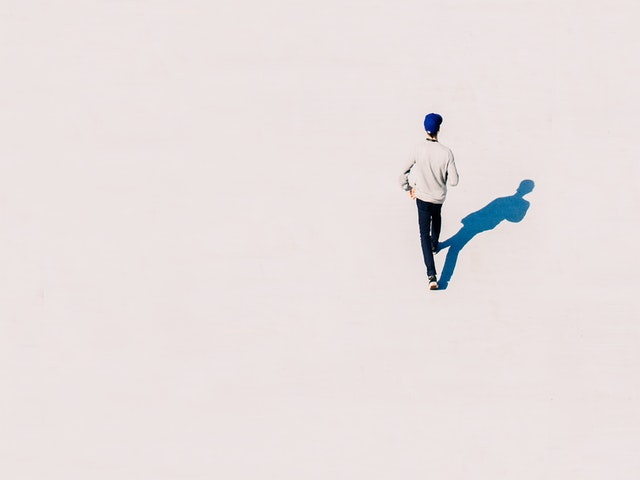
#> input picture python_opencv_project/14_15_16_17_18_OpenCV_uygulamalar/test_images/body.jpg, 640 x 480 px, given in place of the camera
$ python 4_renk_ile_nesne_tespiti.py   (older library calls are emulated)
#> lines starting #> are read from the running program, lines starting #| are printed output that depends on the picture; after the words box and inside, x2 and y2 are one past the last pixel; in counts of white or black regions, pixels touching at a corner belong together
import cv2
import numpy as np
from collections import deque

# nesne merkezini depolayacak veri tipi
buffer_size = 16
pts = deque(maxlen = buffer_size)

# mavi renk aralığı HSV
blueLower = (84,  98,  0)
blueUpper = (179, 255, 255)

# kamera
cap = cv2.VideoCapture(0)
cap.set(3,960)
cap.set(4,480)

while True:

    success, imgOriginal = cap.read()
#> imgOriginal is the input picture: shape (480, 640, 3); mean B, G, R 224.1, 225, 232.8

    if success:

        # blur
        blurred = cv2.GaussianBlur(imgOriginal, (11,11), 0)

        # hsv
        hsv = cv2.cvtColor(blurred, cv2.COLOR_BGR2HSV)
#> hsv: shape (480, 640, 3); mean H, S, V 16, 13.3, 234
        cv2.imshow("HSV Image",hsv)

        # mavi için maske oluştur
        mask = cv2.inRange(hsv, blueLower, blueUpper)
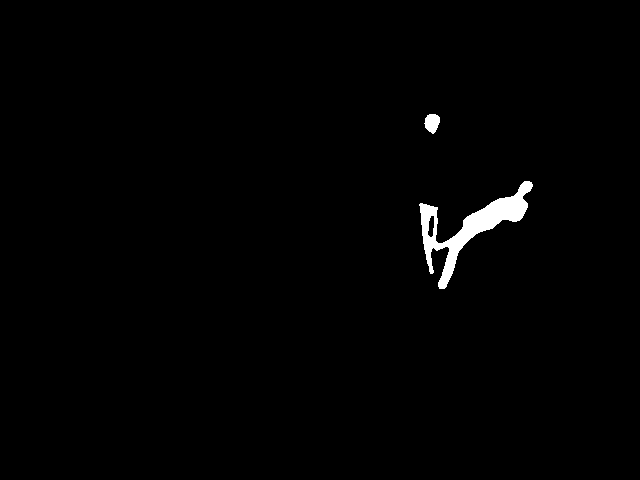
#> mask: shape (480, 640); 1.1% white; 2 white regions, box (x1, y1, x2, y2) and area: (419, 181, 533, 289) 3093, (424, 114, 440, 134) 229
        cv2.imshow("mask Image",mask)
        # maskenin etrafında kalan gürültüleri sil
        mask = cv2.erode(mask, None, iterations = 2)
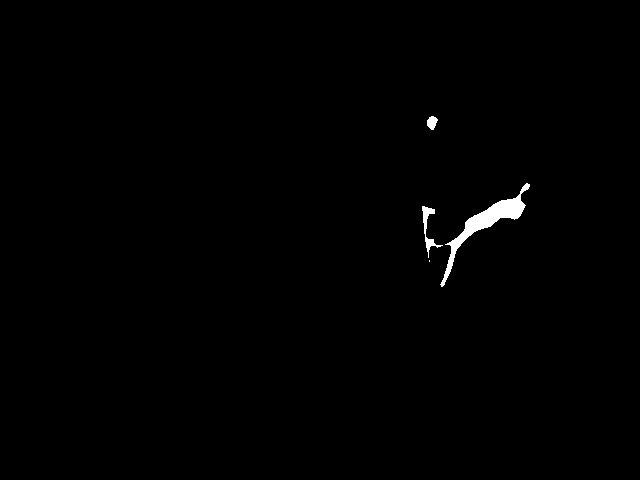
#> mask: shape (480, 640); 0.61% white; 4 white regions (1 under 20 px), largest, box (x1, y1, x2, y2) and area: (440, 183, 530, 287) 1490, (422, 206, 443, 258) 262, (427, 116, 438, 130) 106
        mask = cv2.dilate(mask, None, iterations = 2)
#> mask: shape (480, 640); 1% white; 2 white regions
        cv2.imshow("Mask + erozyon ve genisleme",mask)

        # farklı sürüm için
        # (_, contours,_) = cv2.findContours(mask.copy(), cv2.RETR_EXTERNAL, cv2.CHAIN_APPROX_SIMPLE)

        # kontur
        (contours,_) = cv2.findContours(mask.copy(), cv2.RETR_EXTERNAL, cv2.CHAIN_APPROX_SIMPLE)
#> contours = 2 contours; box (x1, y1, x2, y2) and area: (420, 181, 532, 289) 2738, (425, 114, 440, 132) 197
        center = None

        if len(contours) > 0:

            # en buyuk konturu al
            c = max(contours, key = cv2.contourArea)
#> c = contour of 209 points, box (x1, y1, x2, y2) (420, 181, 532, 289), area 2738

            # dikdörtgene çevir
            rect = cv2.minAreaRect(c)
#> rect = ((481.7, 235), (119.1, 87.2), -12.47)

            ((x,y), (width,height), rotation) = rect
#> x = 481.7; y = 235; width = 119.1; height = 87.2; rotation = -12.47

            s = "x: {}, y: {}, width: {}, height: {}, rotation: {}".format(np.round(x),np.round(y),np.round(width),np.round(height),np.round(rotation))
            print(s)
#| x: 482.0, y: 235.0, width: 119.0, height: 87.0, rotation: -12.0

            # kutucuk
            box = cv2.boxPoints(rect)
#> box = [[433, 290.4], [414.1, 205.3], [530.5, 179.6], [549.3, 264.7]]
            box = np.int64(box)
#> box = [[432, 290], [414, 205], [530, 179], [549, 264]]

            # moment
            M = cv2.moments(c)
#> M = moments, m00 2738.5, centre m10/m00, m01/m00 = (472.8, 226.1)
            center = (int(M["m10"]/M["m00"]), int(M["m01"]/M["m00"]))
#> center = (472, 226)

            # konturu çizdir: sarı
            cv2.drawContours(imgOriginal, [box], 0, (0,255,255),2)
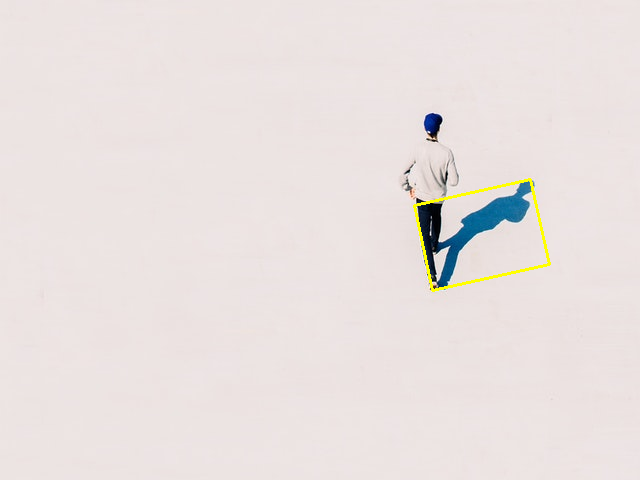
#> imgOriginal: shape (480, 640, 3); 0.39% of pixels changed, all inside (x1, y1, x2, y2) = (413, 178, 551, 292)

            # merkere bir tane nokta çizelim: pembe
            cv2.circle(imgOriginal, center, 5, (255,0,255),-1)
#> imgOriginal: shape (480, 640, 3); 0.03% of pixels changed, all inside (x1, y1, x2, y2) = (467, 221, 478, 232)

            # bilgileri ekrana yazdır
            cv2.putText(imgOriginal, s, (25,50), cv2.FONT_HERSHEY_COMPLEX_SMALL, 1, (255,255,255), 2)
#> imgOriginal: shape (480, 640, 3); mean B, G, R 223.7, 225.6, 233.4


        # deque
        pts.appendleft(center)

        for i in range(1, len(pts)):

            if pts[i-1] is None or pts[i] is None: continue

            cv2.line(imgOriginal, pts[i-1], pts[i],(0,255,0),3) #

        cv2.imshow("Orijinal Tespit",imgOriginal)

    if cv2.waitKey(1) & 0xFF == ord("q"): break
#> (key q is pressed here)

cv2.destroyAllWindows()
